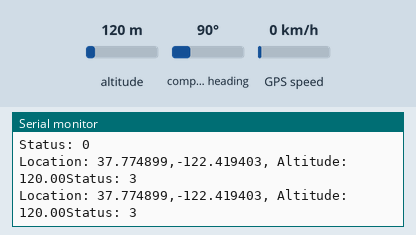
Recording of a program running on a simulated Arduino Uno, built for the host (arithmetic inside an expression is 32-bit, double 64-bit). Parts: the last lines printed to the serial monitor. The inputs (shaded band) are chosen by the test bench; at power-on: altitude 120 m, compass heading 90°, GPS speed 0 km/h. The GPS gets a fix after 3 s at 37.7749, -122.4194 with 8 satellites.

Above: at 4.8 s.
4.9 s: altitude set to 20 m
At 5.8 s:
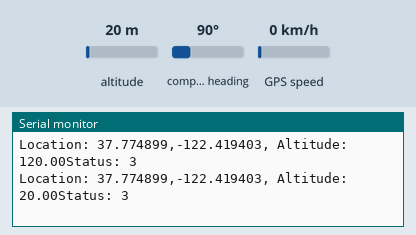
6.5 s: altitude set to 250 m
At 7.8 s:
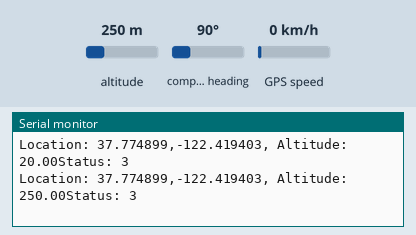
Timing chart, 0 to 9.5 s (numbered marks = the images above; inputs shaded):
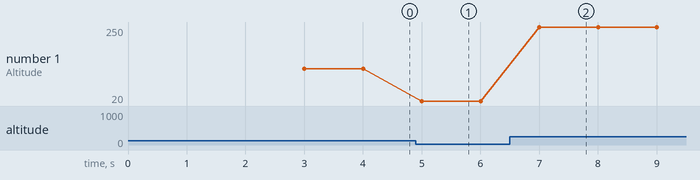

The program:

main.cpp
```cpp
#include <Arduino.h>

// GPS Includes
#include <NMEAGps.h>
#include <NeoSWSerial.h>
#include <GPSport.h>

// Neo6m Constants
#define NEO6M_BAUDRATE 9600

// GPS Handling variables
NMEAGPS  gps;                   // This parses the GPS characters
gps_fix  fix;                   // This holds on to the latest values

void setup() {
  Serial.begin(115200);
  Serial.println(F("Starting"));

  gpsPort.begin(NEO6M_BAUDRATE);
}

void loop() {
  while (gps.available( gpsPort )) {
    fix = gps.read();

    if (fix.valid.location) {
      Serial.print( F("Location: ") );

      Serial.print( fix.latitude(), 6 );
      Serial.print( ',' );
      Serial.print( fix.longitude(), 6 );
    }

    if (fix.valid.altitude)
    {
      Serial.print( F(", Altitude: ") );
      Serial.print( fix.altitude() );
    }
    Serial.print( F("Status: ") );
    Serial.print( fix.status );

    Serial.println("");
  }
}
```

Measured:
- after the input at 4.9 s, the serial monitor: prints a new line after 0.10 s (image 1)
- after the input at 6.5 s, the serial monitor: prints a new line after 0.50 s (image 2)
- plotted number 1: 120 → 20 after the input at 4.9 s, 20 → 250 after the input at 6.5 s
